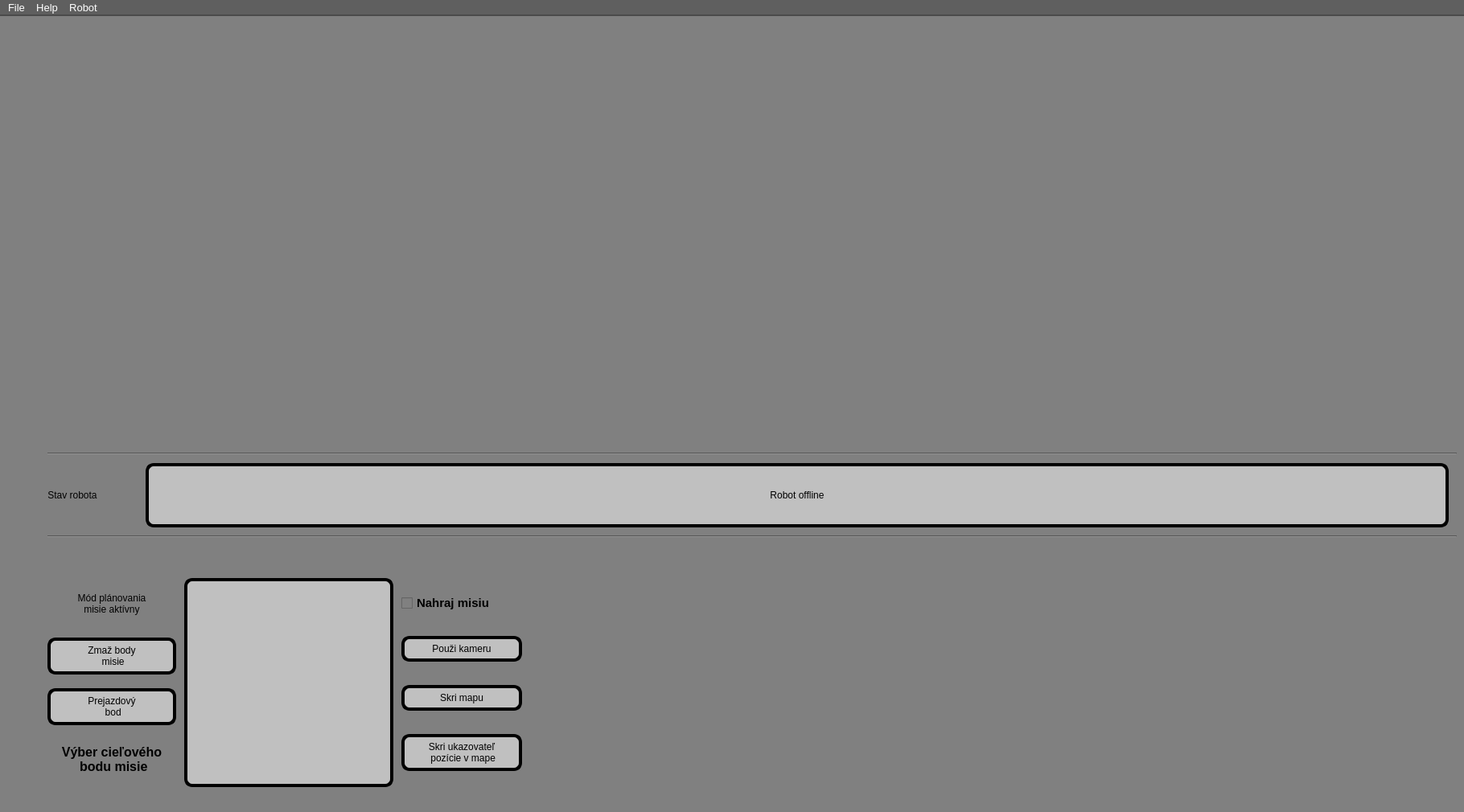
<?xml version="1.0" encoding="UTF-8"?>
<ui version="4.0">
 <class>MainWindow</class>
 <widget class="QMainWindow" name="MainWindow">
  <property name="geometry">
   <rect>
    <x>0</x>
    <y>0</y>
    <width>1820</width>
    <height>1010</height>
   </rect>
  </property>
  <property name="sizePolicy">
   <sizepolicy hsizetype="Fixed" vsizetype="Fixed">
    <horstretch>0</horstretch>
    <verstretch>0</verstretch>
   </sizepolicy>
  </property>
  <property name="minimumSize">
   <size>
    <width>1820</width>
    <height>994</height>
   </size>
  </property>
  <property name="windowTitle">
   <string>MainWindow</string>
  </property>
  <property name="styleSheet">
   <string notr="true">	background-color:grey;
	
</string>
  </property>
  <widget class="QWidget" name="centralwidget">
   <property name="autoFillBackground">
    <bool>false</bool>
   </property>
   <layout class="QGridLayout" name="gridLayout" rowstretch="0" columnstretch="0,0,0,0,0">
    <item row="0" column="3">
     <spacer name="horizontalSpacer_3">
      <property name="orientation">
       <enum>Qt::Horizontal</enum>
      </property>
      <property name="sizeType">
       <enum>QSizePolicy::Fixed</enum>
      </property>
      <property name="sizeHint" stdset="0">
       <size>
        <width>20</width>
        <height>20</height>
       </size>
      </property>
     </spacer>
    </item>
    <item row="0" column="4">
     <layout class="QHBoxLayout" name="horizontalLayout_7" stretch="10,0,0">
      <item>
       <layout class="QGridLayout" name="mapWidgetFrame"/>
      </item>
      <item>
       <spacer name="horizontalSpacer_4">
        <property name="orientation">
         <enum>Qt::Horizontal</enum>
        </property>
        <property name="sizeType">
         <enum>QSizePolicy::Fixed</enum>
        </property>
        <property name="sizeHint" stdset="0">
         <size>
          <width>30</width>
          <height>20</height>
         </size>
        </property>
       </spacer>
      </item>
      <item>
       <layout class="QVBoxLayout" name="verticalLayout" stretch="10,0,0,0,0,0,0">
        <property name="spacing">
         <number>10</number>
        </property>
        <item>
         <layout class="QHBoxLayout" name="horizontalLayout_8" stretch="0,0">
          <item>
           <layout class="QGridLayout" name="cameraWidget">
            <item row="0" column="0">
             <spacer name="horizontalSpacer_6">
              <property name="orientation">
               <enum>Qt::Horizontal</enum>
              </property>
              <property name="sizeType">
               <enum>QSizePolicy::Fixed</enum>
              </property>
              <property name="sizeHint" stdset="0">
               <size>
                <width>30</width>
                <height>20</height>
               </size>
              </property>
             </spacer>
            </item>
           </layout>
          </item>
          <item>
           <layout class="QVBoxLayout" name="verticalLayout_3">
            <item>
             <spacer name="horizontalSpacer_5">
              <property name="orientation">
               <enum>Qt::Horizontal</enum>
              </property>
              <property name="sizeType">
               <enum>QSizePolicy::Fixed</enum>
              </property>
              <property name="sizeHint" stdset="0">
               <size>
                <width>40</width>
                <height>20</height>
               </size>
              </property>
             </spacer>
            </item>
           </layout>
          </item>
         </layout>
        </item>
        <item>
         <spacer name="verticalSpacer">
          <property name="orientation">
           <enum>Qt::Vertical</enum>
          </property>
          <property name="sizeHint" stdset="0">
           <size>
            <width>20</width>
            <height>40</height>
           </size>
          </property>
         </spacer>
        </item>
        <item>
         <widget class="Line" name="line">
          <property name="orientation">
           <enum>Qt::Horizontal</enum>
          </property>
         </widget>
        </item>
        <item>
         <layout class="QHBoxLayout" name="horizontalLayout">
          <item>
           <layout class="QHBoxLayout" name="horizontalLayout_2">
            <item>
             <widget class="QLabel" name="label_3">
              <property name="sizePolicy">
               <sizepolicy hsizetype="Fixed" vsizetype="Fixed">
                <horstretch>0</horstretch>
                <verstretch>0</verstretch>
               </sizepolicy>
              </property>
              <property name="minimumSize">
               <size>
                <width>0</width>
                <height>80</height>
               </size>
              </property>
              <property name="styleSheet">
               <string notr="true">font: 700 12pt &quot;Segoe UI&quot;;
color:black</string>
              </property>
              <property name="text">
               <string>Stav robota</string>
              </property>
              <property name="alignment">
               <set>Qt::AlignCenter</set>
              </property>
             </widget>
            </item>
            <item>
             <spacer name="horizontalSpacer">
              <property name="orientation">
               <enum>Qt::Horizontal</enum>
              </property>
              <property name="sizeType">
               <enum>QSizePolicy::Fixed</enum>
              </property>
              <property name="sizeHint" stdset="0">
               <size>
                <width>50</width>
                <height>20</height>
               </size>
              </property>
             </spacer>
            </item>
            <item>
             <widget class="QLabel" name="robotState">
              <property name="sizePolicy">
               <sizepolicy hsizetype="Minimum" vsizetype="Fixed">
                <horstretch>0</horstretch>
                <verstretch>0</verstretch>
               </sizepolicy>
              </property>
              <property name="minimumSize">
               <size>
                <width>220</width>
                <height>80</height>
               </size>
              </property>
              <property name="styleSheet">
               <string notr="true">	background-color: silver;
	border-style:outset;
    border-radius: 10px;
	border-color:black;
	border-width:4px;
    padding: 5px;
font: 700 12pt &quot;Segoe UI&quot;;
color:black</string>
              </property>
              <property name="text">
               <string>Robot offline</string>
              </property>
              <property name="alignment">
               <set>Qt::AlignCenter</set>
              </property>
             </widget>
            </item>
            <item>
             <spacer name="horizontalSpacer_7">
              <property name="orientation">
               <enum>Qt::Horizontal</enum>
              </property>
              <property name="sizeType">
               <enum>QSizePolicy::Fixed</enum>
              </property>
              <property name="sizeHint" stdset="0">
               <size>
                <width>10</width>
                <height>20</height>
               </size>
              </property>
             </spacer>
            </item>
           </layout>
          </item>
         </layout>
        </item>
        <item>
         <widget class="Line" name="line_2">
          <property name="orientation">
           <enum>Qt::Horizontal</enum>
          </property>
         </widget>
        </item>
        <item>
         <spacer name="verticalSpacer_2">
          <property name="orientation">
           <enum>Qt::Vertical</enum>
          </property>
          <property name="sizeHint" stdset="0">
           <size>
            <width>20</width>
            <height>40</height>
           </size>
          </property>
         </spacer>
        </item>
        <item>
         <layout class="QHBoxLayout" name="horizontalLayout_4" stretch="0,0,0,0">
          <property name="spacing">
           <number>10</number>
          </property>
          <item>
           <layout class="QVBoxLayout" name="verticalLayout_8">
            <item>
             <widget class="QLabel" name="modeLabel">
              <property name="sizePolicy">
               <sizepolicy hsizetype="Fixed" vsizetype="Fixed">
                <horstretch>0</horstretch>
                <verstretch>0</verstretch>
               </sizepolicy>
              </property>
              <property name="minimumSize">
               <size>
                <width>160</width>
                <height>50</height>
               </size>
              </property>
              <property name="styleSheet">
               <string notr="true">font: 700 12pt &quot;Segoe UI&quot;;
color:black</string>
              </property>
              <property name="text">
               <string>Mód plánovania
 misie aktívny </string>
              </property>
              <property name="alignment">
               <set>Qt::AlignCenter</set>
              </property>
             </widget>
            </item>
            <item>
             <widget class="QPushButton" name="zmazGoal">
              <property name="sizePolicy">
               <sizepolicy hsizetype="Fixed" vsizetype="Fixed">
                <horstretch>0</horstretch>
                <verstretch>0</verstretch>
               </sizepolicy>
              </property>
              <property name="minimumSize">
               <size>
                <width>160</width>
                <height>0</height>
               </size>
              </property>
              <property name="styleSheet">
               <string notr="true">#zmazGoal{
	background-color: silver;
	border-style:outset;
    border-radius: 10px;
	border-color:black;
	border-width:4px;
    padding: 5px;
	font: 700 12pt &quot;Segoe UI&quot;;
	color:black
}

#zmazGoal::pressed{
	background-color: rgb(91, 91, 91);
	border-style:outset;
    border-radius: 10px;
	border-color:#ffffff;
	border-width:4px;
    padding: 5px;
	font: 700 12pt &quot;Segoe UI&quot;;
	color:#ffffff
}</string>
              </property>
              <property name="text">
               <string>Zmaž body
 misie</string>
              </property>
             </widget>
            </item>
            <item>
             <widget class="QPushButton" name="zmenTypBoduButton">
              <property name="sizePolicy">
               <sizepolicy hsizetype="Fixed" vsizetype="Fixed">
                <horstretch>0</horstretch>
                <verstretch>0</verstretch>
               </sizepolicy>
              </property>
              <property name="minimumSize">
               <size>
                <width>160</width>
                <height>0</height>
               </size>
              </property>
              <property name="styleSheet">
               <string notr="true">#zmenTypBoduButton{
	background-color: silver;
	border-style:outset;
    border-radius: 10px;
	border-color:black;
	border-width:4px;
    padding: 5px;
	font: 700 12pt &quot;Segoe UI&quot;;
	color:black
}

##zmenTypBoduButton::pressed{
	background-color: rgb(91, 91, 91);
	border-style:outset;
    border-radius: 10px;
	border-color:#ffffff;
	border-width:4px;
    padding: 5px;
	font: 700 12pt &quot;Segoe UI&quot;;
	color:#ffffff
}</string>
              </property>
              <property name="text">
               <string>Prejazdový
 bod</string>
              </property>
             </widget>
            </item>
            <item>
             <widget class="QLabel" name="switchingLabel">
              <property name="sizePolicy">
               <sizepolicy hsizetype="Fixed" vsizetype="Fixed">
                <horstretch>0</horstretch>
                <verstretch>0</verstretch>
               </sizepolicy>
              </property>
              <property name="minimumSize">
               <size>
                <width>160</width>
                <height>50</height>
               </size>
              </property>
              <property name="font">
               <font>
                <family>Segoe UI</family>
                <pointsize>12</pointsize>
                <italic>false</italic>
                <bold>true</bold>
               </font>
              </property>
              <property name="styleSheet">
               <string notr="true">font: 700 12pt &quot;Segoe UI&quot;;
color:black</string>
              </property>
              <property name="text">
               <string>Výber cieľového
 bodu misie</string>
              </property>
              <property name="alignment">
               <set>Qt::AlignCenter</set>
              </property>
             </widget>
            </item>
           </layout>
          </item>
          <item>
           <widget class="QPushButton" name="startButton">
            <property name="sizePolicy">
             <sizepolicy hsizetype="Fixed" vsizetype="Fixed">
              <horstretch>0</horstretch>
              <verstretch>0</verstretch>
             </sizepolicy>
            </property>
            <property name="minimumSize">
             <size>
              <width>260</width>
              <height>260</height>
             </size>
            </property>
            <property name="styleSheet">
             <string notr="true">#startButton{
	background-color: silver;
	border-style:outset;
    border-radius: 10px;
	border-color:black;
	border-width:4px;
    padding: 5px;
	image: url(:/resource/stop_start/start.png);
}</string>
            </property>
            <property name="text">
             <string/>
            </property>
           </widget>
          </item>
          <item>
           <layout class="QVBoxLayout" name="verticalLayout_5">
            <item>
             <widget class="QCheckBox" name="checkBox">
              <property name="sizePolicy">
               <sizepolicy hsizetype="Minimum" vsizetype="Fixed">
                <horstretch>0</horstretch>
                <verstretch>0</verstretch>
               </sizepolicy>
              </property>
              <property name="font">
               <font>
                <family>Segoe UI</family>
                <pointsize>11</pointsize>
                <italic>false</italic>
                <bold>true</bold>
               </font>
              </property>
              <property name="styleSheet">
               <string notr="true">font: 700 11pt &quot;Segoe UI&quot;;
color:black</string>
              </property>
              <property name="text">
               <string>Nahraj misiu</string>
              </property>
             </widget>
            </item>
            <item>
             <widget class="QPushButton" name="switchButton">
              <property name="sizePolicy">
               <sizepolicy hsizetype="Minimum" vsizetype="Fixed">
                <horstretch>0</horstretch>
                <verstretch>0</verstretch>
               </sizepolicy>
              </property>
              <property name="minimumSize">
               <size>
                <width>150</width>
                <height>0</height>
               </size>
              </property>
              <property name="styleSheet">
               <string notr="true">#switchButton{
	background-color: silver;
	border-style:outset;
    border-radius: 10px;
	border-color:black;
	border-width:4px;
    padding: 5px;
	font: 700 12pt &quot;Segoe UI&quot;;
	color:black
}

#switchButton::pressed{
	background-color: rgb(91, 91, 91);
	border-style:outset;
    border-radius: 10px;
	border-color:#ffffff;
	border-width:4px;
    padding: 5px;
	font: 700 12pt &quot;Segoe UI&quot;;
	color:#ffffff
}</string>
              </property>
              <property name="text">
               <string>Použi kameru</string>
              </property>
             </widget>
            </item>
            <item>
             <widget class="QPushButton" name="useMapButton">
              <property name="styleSheet">
               <string notr="true">#useMapButton{
	background-color: silver;
	border-style:outset;
    border-radius: 10px;
	border-color:black;
	border-width:4px;
    padding: 5px;
	font: 700 12pt &quot;Segoe UI&quot;;
	color:black
}

#useMapButton::pressed{
	background-color: rgb(91, 91, 91);
	border-style:outset;
    border-radius: 10px;
	border-color:#ffffff;
	border-width:4px;
    padding: 5px;
	font: 700 12pt &quot;Segoe UI&quot;;
	color:#ffffff
}</string>
              </property>
              <property name="text">
               <string>Skri mapu</string>
              </property>
             </widget>
            </item>
            <item>
             <widget class="QPushButton" name="mouseTracking">
              <property name="styleSheet">
               <string notr="true">#mouseTracking{
	background-color: silver;
	border-style:outset;
    border-radius: 10px;
	border-color:black;
	border-width:4px;
    padding: 5px;
	font: 700 12pt &quot;Segoe UI&quot;;
	color:black
}

#mouseTracking::pressed{
	background-color: rgb(91, 91, 91);
	border-style:outset;
    border-radius: 10px;
	border-color:#ffffff;
	border-width:4px;
    padding: 5px;
	font: 700 12pt &quot;Segoe UI&quot;;
	color:#ffffff
}</string>
              </property>
              <property name="text">
               <string>Skri ukazovateľ
 pozície v mape</string>
              </property>
             </widget>
            </item>
           </layout>
          </item>
          <item>
           <spacer name="horizontalSpacer_2">
            <property name="orientation">
             <enum>Qt::Horizontal</enum>
            </property>
            <property name="sizeHint" stdset="0">
             <size>
              <width>40</width>
              <height>20</height>
             </size>
            </property>
           </spacer>
          </item>
         </layout>
        </item>
       </layout>
      </item>
     </layout>
    </item>
   </layout>
  </widget>
  <widget class="QMenuBar" name="menubar">
   <property name="geometry">
    <rect>
     <x>0</x>
     <y>0</y>
     <width>1820</width>
     <height>23</height>
    </rect>
   </property>
   <property name="font">
    <font>
     <pointsize>10</pointsize>
    </font>
   </property>
   <property name="styleSheet">
    <string notr="true">QMenuBar{
	background-color:rgb(95, 95, 95);
    border-width: 2px;
    border-bottom-style: outset;
    border-color: rgb(75, 75, 75);
	color:#ffffff
}
</string>
   </property>
   <widget class="QMenu" name="menuFile">
    <property name="font">
     <font>
      <pointsize>10</pointsize>
     </font>
    </property>
    <property name="styleSheet">
     <string notr="true">QMenu{
	background-color:DimGrey;
	color:#ffffff
}

QMenu:selected{
	background-color:grey;
}

QMenu:pressed{
	background-color:grey;
	color:black;
}</string>
    </property>
    <property name="title">
     <string>File</string>
    </property>
    <addaction name="separator"/>
    <addaction name="actionExit"/>
   </widget>
   <widget class="QMenu" name="menuHelp">
    <property name="styleSheet">
     <string notr="true">QMenu{
	background-color:DimGrey;
	color:#ffffff
}

QMenu:selected{
	background-color:grey;
}</string>
    </property>
    <property name="title">
     <string>Help</string>
    </property>
    <addaction name="actionAlarms"/>
    <addaction name="actionDocumentation"/>
   </widget>
   <widget class="QMenu" name="menuRobot">
    <property name="styleSheet">
     <string notr="true">QMenu{
	background-color:DimGrey;
	color:#ffffff
}

QMenu:selected{
	background-color:grey;
}</string>
    </property>
    <property name="title">
     <string>Robot</string>
    </property>
    <addaction name="separator"/>
    <addaction name="actionIP_adresa"/>
    <addaction name="separator"/>
    <addaction name="actionPripoj_sa"/>
    <addaction name="actionOdpoj_sa"/>
    <addaction name="separator"/>
    <addaction name="actionM_d_riadenia"/>
    <addaction name="actionM_d_prehr_vania"/>
    <addaction name="separator"/>
    <addaction name="actionResetuj_enk_dery"/>
   </widget>
   <addaction name="menuFile"/>
   <addaction name="menuHelp"/>
   <addaction name="menuRobot"/>
  </widget>
  <widget class="QStatusBar" name="statusbar"/>
  <action name="actionGo_Offline">
   <property name="text">
    <string>Go Offline</string>
   </property>
   <property name="font">
    <font>
     <pointsize>10</pointsize>
    </font>
   </property>
  </action>
  <action name="actionGo_Online">
   <property name="text">
    <string>Go Online</string>
   </property>
  </action>
  <action name="actionExit">
   <property name="text">
    <string>Exit</string>
   </property>
  </action>
  <action name="actionAlarms">
   <property name="icon">
    <iconset resource="assetes/Resources.qrc">
     <normaloff>:/resource/Alarmy/warning_yellow.png</normaloff>:/resource/Alarmy/warning_yellow.png</iconset>
   </property>
   <property name="text">
    <string>Alarmy</string>
   </property>
   <property name="shortcut">
    <string>Ctrl+Shift+A</string>
   </property>
  </action>
  <action name="actionDocumentation">
   <property name="text">
    <string>Manuál</string>
   </property>
  </action>
  <action name="actionIP_adresa">
   <property name="text">
    <string>Zadaj IP adresu</string>
   </property>
  </action>
  <action name="actionPripoj_sa">
   <property name="icon">
    <iconset resource="assetes/Resources.qrc">
     <normaloff>:/resource/Alarmy/online.png</normaloff>:/resource/Alarmy/online.png</iconset>
   </property>
   <property name="text">
    <string>Pripoj sa</string>
   </property>
  </action>
  <action name="actionOdpoj_sa">
   <property name="text">
    <string>Odpoj sa</string>
   </property>
  </action>
  <action name="actionM_d_riadenia">
   <property name="text">
    <string>Mód riadenia</string>
   </property>
  </action>
  <action name="actionM_d_prehr_vania">
   <property name="text">
    <string>Mód prehrávania</string>
   </property>
  </action>
  <action name="actionResetuj_enk_dery">
   <property name="text">
    <string>Resetuj enkódery</string>
   </property>
  </action>
 </widget>
 <resources>
  <include location="assetes/Resources.qrc"/>
 </resources>
 <connections/>
</ui>
